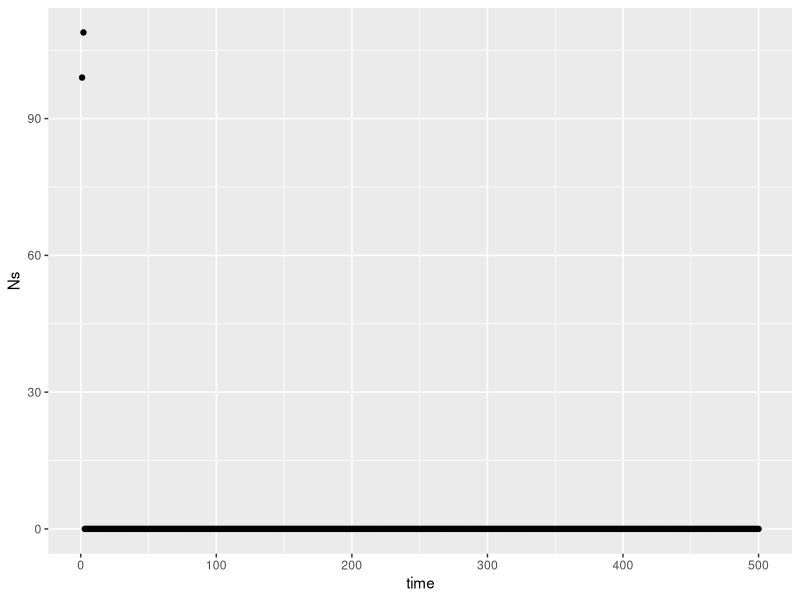
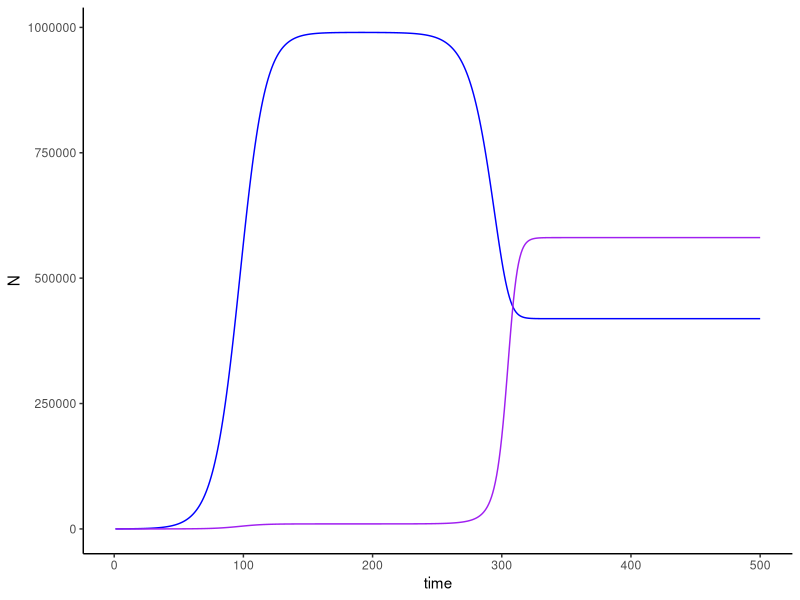

Recreate these plots in R, in order.
#cancer dynamic modeling
#N stands for non-mutant cells
#M stands for mutant cells 
#there are 100 total cancer cells
N0=99
M0=1
r=0.1 #normal growth rate
rm=.5 #growth rate of mutant cells for mutant condition
rn=-.1 #growth rate of non-mutant cells under drug-treatment condition
K=1000000 #carrying capacity is 1 million cells
timesteps=500 #how long we want to run simulation for
#create output
Ns=numeric(length=timesteps)
Ns[1]=N0 #normal cell output
Ms=numeric(length=timesteps)
Ms[1]=M0 #mutant cell output
#finding equilibrium time
for(t in 1:length(timesteps-1)){
  Ns[t+1] = Ns[t] + r * Ns[t]* (1- (Ns[t]/K))
  Ms[t+1] = Ms[t] + r * Ms[t]* (1- (Ms[t]/K))
}
equilibrium=data.frame(time=(1:timesteps), Ns)
View(equilibrium)
library(ggplot2)
ggplot(data=equilibrium, aes())+
  geom_point(aes(x=time, y=Ns))
#looking at graph, equilibrium is about at t=190

#for loop to simulate mutant condition and normal condition
for (t in 1:(timesteps-1)) {
    if(t<=190){
      Ns[t+1] <-Ns[t]+r*Ns[t]*(1-(Ns[t] +Ms[t])/K)
      Ms[t+1] <-Ms[t]+r*Ms[t]*(1-(Ns[t] +Ms[t])/K)
    }else{
      Ns[t+1] <-Ns[t]+rn*Ns[t]*(1-(Ns[t] +Ms[t])/K)
      Ms[t+1] <-Ms[t]+rm*Ms[t]*(1-(Ns[t] +Ms[t])/K)
    }
  }
#creating data frame to put normal(N) and mutant(M) conditions in 
dat=data.frame(time=1:length(Ns), N=Ns, M=Ms) 
library(ggplot2)
#plotting N (blue) and M (purple)
ggplot(dat)+ 
  geom_line(aes(x=time, y=N), col="blue")+
  geom_line(aes(x=time, y=M),col="purple")+
  theme_classic()
